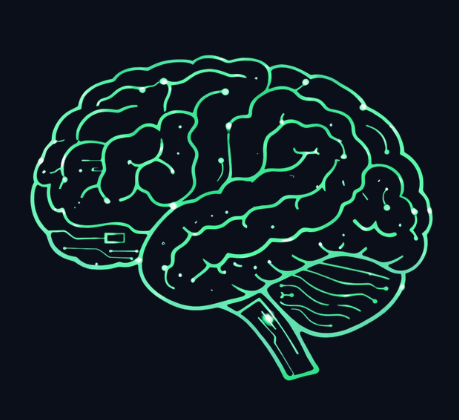
#> input picture cerebro/cerebro.png, 459 x 420 px
$ python build.py cerebro.png cerebro.png cerebro.png
#> lines starting #> are read from the running program, lines starting #| are printed output that depends on the picture
#!/usr/bin/env python3
"""Video 4K (3840x2160), 4 s: el cerebro se ilumina con una onda de energía desde el tronco."""
import subprocess
import sys

import numpy as np
from PIL import Image

SRC, OUT = sys.argv[1], sys.argv[2]
FW, FH, FPS, DUR = 3840, 2160, 30, 4.0
N = int(FPS * DUR)
S = 5.3  # escala de la imagen original
BG = np.array([10, 15, 26], np.float32) / 255.0

src = np.asarray(Image.open(SRC).convert("RGB")).astype(np.float32) / 255.0
h0, w0 = src.shape[:2]
#> h0 = 420; w0 = 459
cx0, cy0 = (30 + 432) / 2, (55 + 380) / 2  # centro del cerebro en la imagen original

# Región de trabajo (el resto del cuadro es fondo plano)
RW, RH = 2900, FH
RX = (FW - RW) // 2


def up(chan, w, h):
    return np.asarray(Image.fromarray(chan.astype(np.float32), "F").resize((w, h), Image.LANCZOS))


uw, uh = round(w0 * S), round(h0 * S)
#> uw = 2433; uh = 2226
lum = (src.max(-1) - BG.max()) / (0.93 - BG.max())
mask_up = up(np.clip(lum, 0, 1), uw, uh)
white_up = up(np.clip((src.min(-1) - 0.35) / 0.4, 0, 1), uw, uh)  # nodos blanquecinos
col_up = np.stack([up(src[..., c], uw, uh) for c in range(3)], -1)


def place(a, fill):
    """Coloca la imagen escalada en la región de trabajo con el cerebro centrado."""
#> called with fill = 0
    shape = (RH, RW) + a.shape[2:]
#> shape = (2160, 2900)
    out = np.full(shape, fill, np.float32)
    ox = round(FW / 2 - RX - cx0 * S)
    oy = round(FH / 2 - cy0 * S)
    sx0, sy0 = max(0, -ox), max(0, -oy)
    dx0, dy0 = max(0, ox), max(0, oy)
    w = min(a.shape[1] - sx0, RW - dx0)
#> w = 2433
    h = min(a.shape[0] - sy0, RH - dy0)
#> h = 2153
    out[dy0:dy0 + h, dx0:dx0 + w] = a[sy0:sy0 + h, sx0:sx0 + w]
    return out


def smooth(e0, e1, x):
#> called with e0 = 0.22, e1 = 0.62
    t = np.clip((x - e0) / (e1 - e0), 0, 1)
    return t * t * (3 - 2 * t)
#> returned value: shape (2160, 2900) float32


# Trazo nítido: el escalado se re-afila con un umbral suave
M = smooth(0.22, 0.62, place(mask_up, 0))
Wn = smooth(0.1, 0.8, place(white_up, 0)) * M
C = place(col_up, 0)
#> call 3 of place, with fill = 0
#> in place (call 3), `out[dy0:dy0 + h, dx0:dx0 + w] = a[sy0:sy0 + h, sx0:sx0 + w]`:
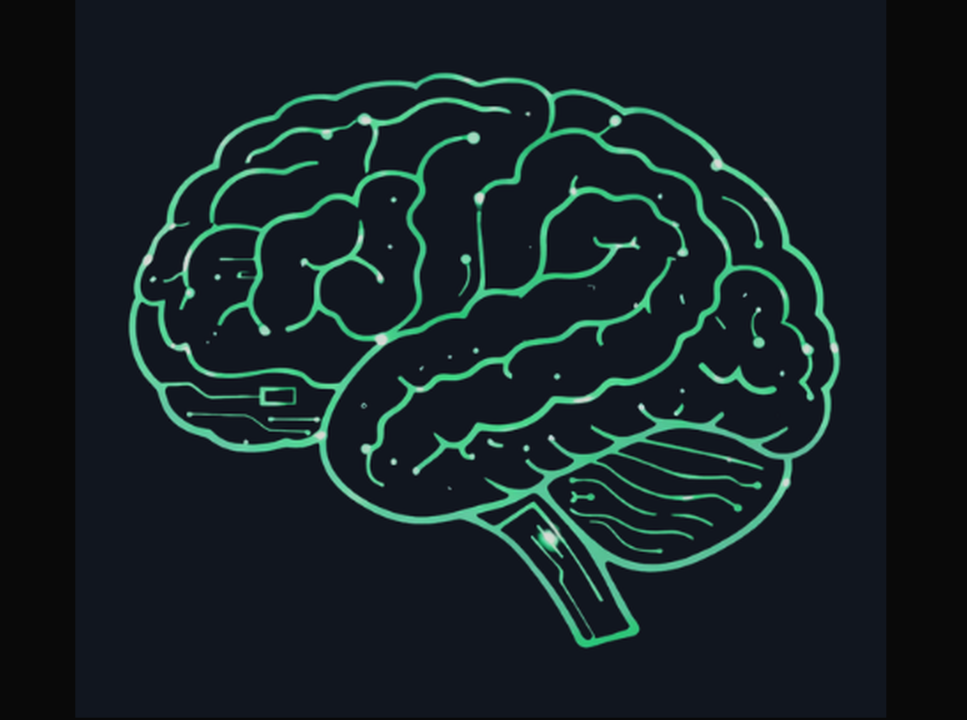
#> out: shape (2160, 2900, 3) float32 (shown at 1/3 size); mean R, G, B 0.0552, 0.112, 0.13; drawn with min black and max white
C = C / np.maximum(C.max(-1, keepdims=True), 1e-3)  # tono puro de cada trazo
C[M < 0.01] = (0.32, 1.0, 0.68)
C = np.ascontiguousarray(C * np.array([0.62, 1.0, 0.86], np.float32))
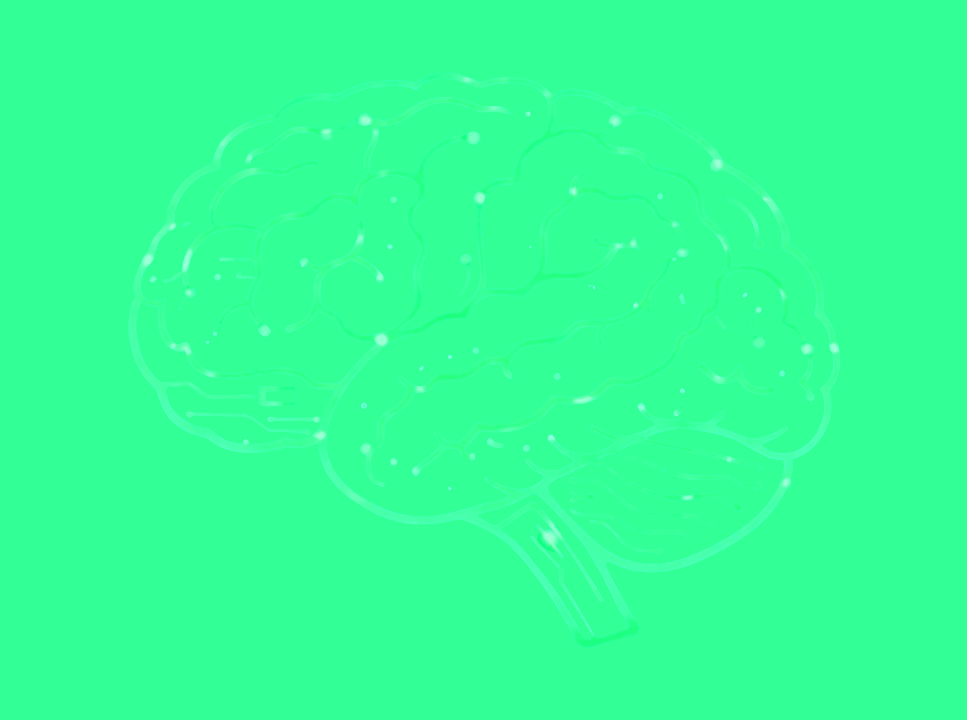
#> C: shape (2160, 2900, 3) float32 (shown at 1/3 size); mean R, G, B 0.204, 1, 0.562


def box(a, r):
    c = np.cumsum(np.pad(a, ((0, 0), (r + 1, r)), mode="edge"), 1)
    a = (c[:, 2 * r + 1:] - c[:, :-2 * r - 1]) / (2 * r + 1)
    c = np.cumsum(np.pad(a, ((r + 1, r), (0, 0)), mode="edge"), 0)
    return (c[2 * r + 1:] - c[:-2 * r - 1]) / (2 * r + 1)


def blur(a, sigma):
#> called with sigma = 14
    k = 4
    small = np.asarray(Image.fromarray(a, "F").resize((RW // k, RH // k), Image.BOX))
    r = max(1, round(sigma / k / 1.7))
    for _ in range(3):
        small = box(small, r)
    return np.array(Image.fromarray(small.astype(np.float32), "F").resize((RW, RH), Image.BILINEAR))


G1 = blur(M, 14)
G2 = blur(M, 60)
G3 = blur(M, 260)
#> call 3 of blur, with sigma = 260
#> the loop in blur (call 3), `for _ in range(3):` made 3 passes
#> pass 1, in box (call 7), `a = (c[:, 2 * r + 1:] - c[:, :-2 * r - 1]) / (2 * r + 1)`:
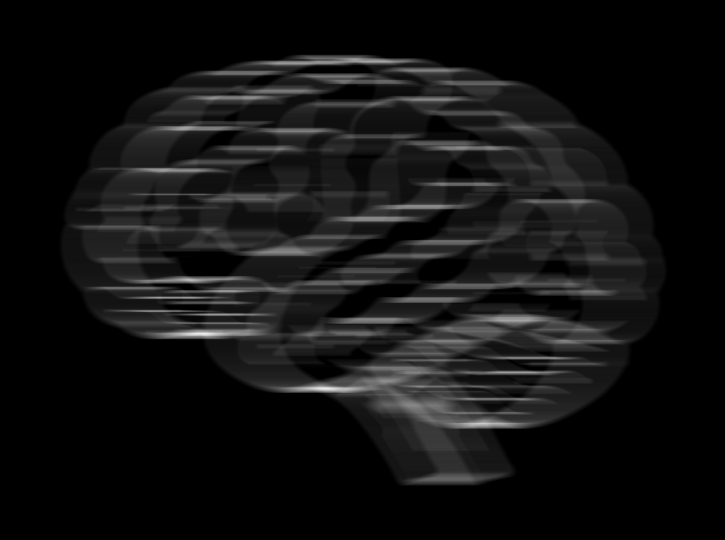
#> a: shape (540, 725) float32; min 0, max 0.922, mean 0.072
#> pass 1, in box (call 7), `c = np.cumsum(np.pad(a, ((r + 1, r), (0, 0)), mode="edge"), 0)`:
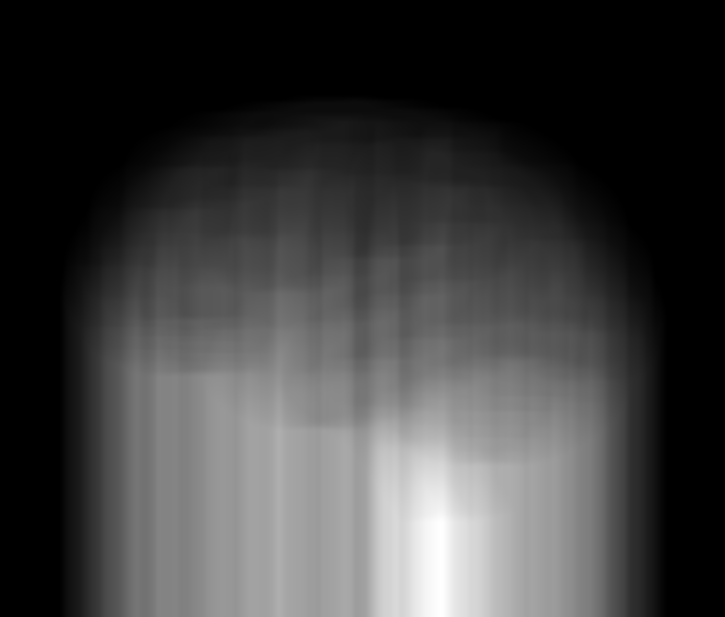
#> c: shape (617, 725) float32; min 0, max 82.61, mean 20.3; drawn with min black and max white
#> after the loop in blur (call 3), `for _ in range(3):`:
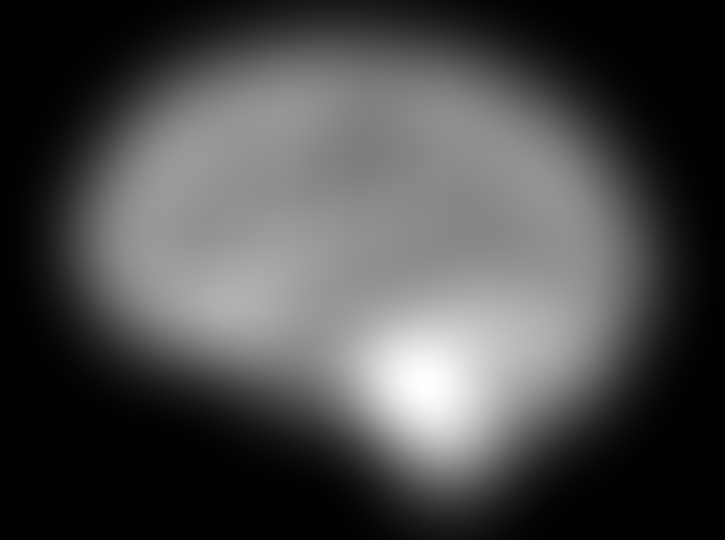
#> small: shape (540, 725) float32; min 0, max 0.246, mean 0.0718; drawn with min black and max white
G3 /= G3.max()
GW = blur(Wn, 18)
#> the loop in blur (call 4), `for _ in range(3):` made 3 passes
#> pass 1, in box (call 10), `c = np.cumsum(np.pad(a, ((r + 1, r), (0, 0)), mode="edge"), 0)`:
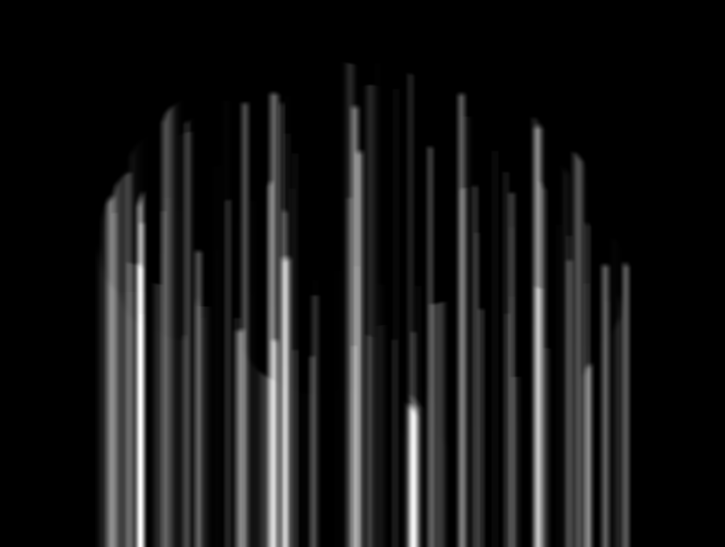
#> c: shape (547, 725) float32; min 0, max 16.84, mean 1.6; drawn with min black and max white

# Campo de distancia desde el tronco cerebral, con borde orgánico
yy, xx = np.mgrid[0:RH, 0:RW].astype(np.float32)
ox = FW / 2 - RX + (268 - cx0) * S
oy = FH / 2 + (372 - cy0) * S
ang = np.arctan2(yy - oy, xx - ox)
D = np.hypot(xx - ox, yy - oy)
D = D / D[M > 0.5].max()
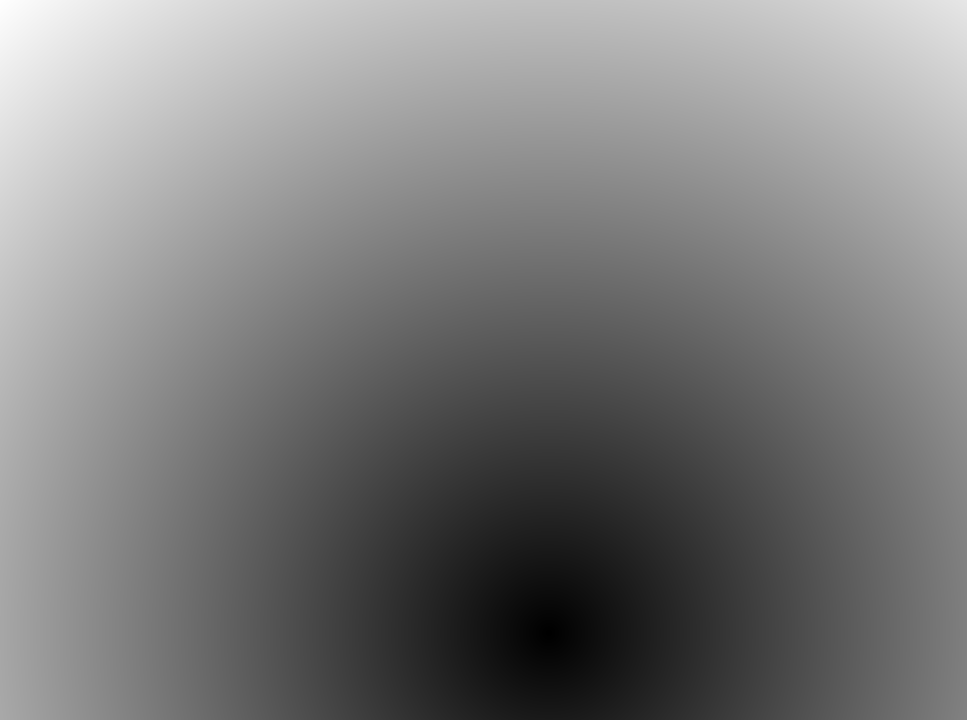
#> D: shape (2160, 2900) float32 (shown at 1/3 size); min 0.000101, max 1.41, mean 0.693; drawn with min black and max white
D = D + 0.025 * np.sin(ang * 7.0) + 0.018 * np.sin(ang * 13.0 + 1.3) + 0.012 * np.sin(D * 40)
del yy, xx, ang

rng = np.random.default_rng(7)
DITHER = (rng.random((RH, RW, 1), np.float32) - 0.5) / 255.0
bgframe = np.empty((FH, FW, 3), np.uint8)
bgframe[:] = np.round(BG * 255).astype(np.uint8)


def ease(x):
    x = np.clip(x, 0, 1)
    return 1 - (1 - x) ** 3


def frame(t):
    f = ease((t - 0.3) / 2.2) * 1.18 - 0.06  # posición del frente de la onda
    s = f - D
    lit = smooth(-0.01, 0.16, s)
    edge = np.exp(-((s - 0.005) / 0.035) ** 2) * (f < 1.1)
    settle = smooth(2.3, 3.0, t)
    flow = 0.5 + 0.5 * np.sin(D * 38 - t * 9.0)  # pulsos de energía recorriendo los trazos
    breathe = 1 + 0.06 * np.sin((t - 2.6) * 4.2) * settle
    I = (0.10 + 0.90 * lit * (0.85 + 0.15 * flow * lit)) * breathe
    hot = edge * 1.1
    spark = Wn * (edge * 2.2 + lit * (0.35 + 0.45 * flow) * (0.6 + 0.4 * settle))
    sparkg = GW * (edge * 3.0 + lit * 0.9 * (0.6 + 0.4 * flow))

    line = (M * I)[..., None] * C + (M * hot)[..., None] * np.array([0.45, 1.0, 0.8], np.float32)
    glow = ((G1 * 1.0 + G2 * 0.9) * (I + hot * 1.4))[..., None] * C * 0.75
    halo = (G3 * (0.05 + 0.16 * smooth(0.6, 2.6, t)) * breathe)[..., None] * np.array([0.1, 0.55, 0.38], np.float32)
    white = (spark * 0.9 + sparkg * 0.25)[..., None] * np.array([0.85, 1.0, 0.95], np.float32)

    x = line + glow + halo + white
    x = 1 - np.exp(-x * 1.15)  # compresión suave de las altas luces
    out = BG + x * (1 - BG) + DITHER
    img = bgframe.copy()
    img[:, RX:RX + RW] = np.clip(out * 255 + 0.5, 0, 255).astype(np.uint8)
    return img


if __name__ == "__main__":
    if len(sys.argv) > 3:  # modo vista previa: guarda fotogramas sueltos
#> (the run stopped early here; a loop or call above may not have finished)
